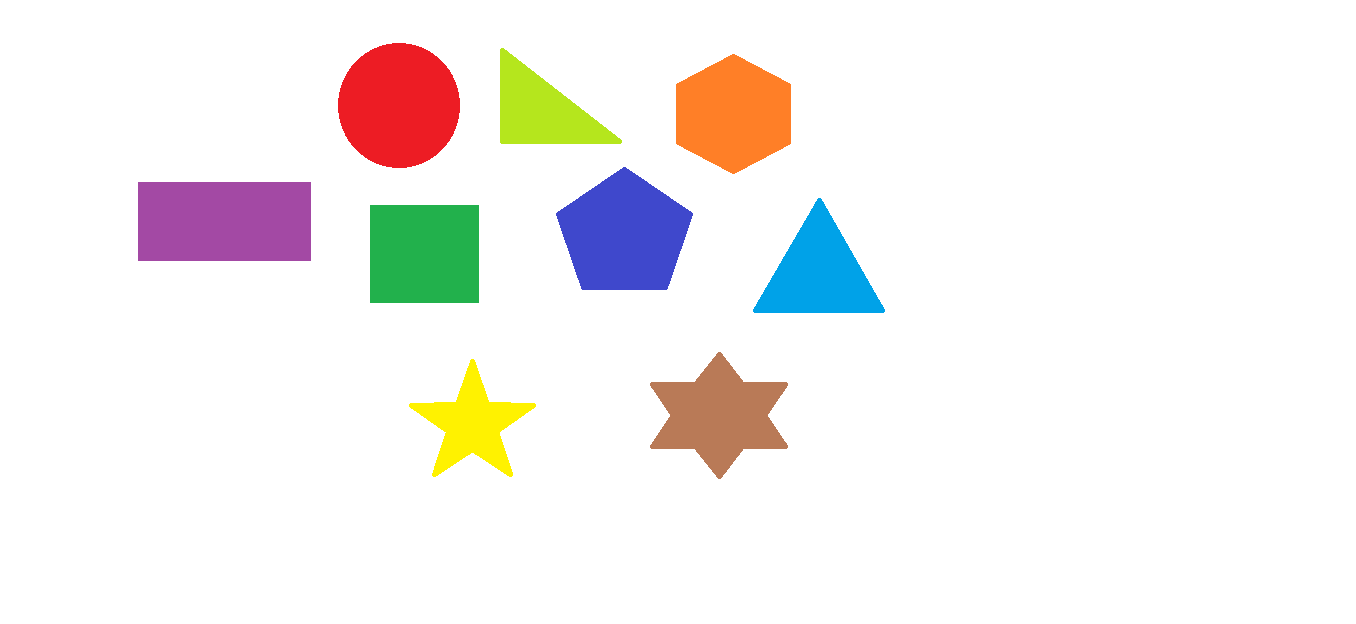
#> input picture shapes.png, 1356 x 624 px
$ python detectingshapes.py
#> lines starting #> are read from the running program, lines starting #| are printed output that depends on the picture; after the words box and inside, x2 and y2 are one past the last pixel; in counts of white or black regions, pixels touching at a corner belong together; long printed decimals are rounded
import cv2

img = cv2.imread('shapes.png')
#> img is the input picture: shape (624, 1356, 3); mean B, G, R 239.3, 241.1, 244.1
imggrey = cv2.cvtColor(img,cv2.COLOR_BGR2GRAY)
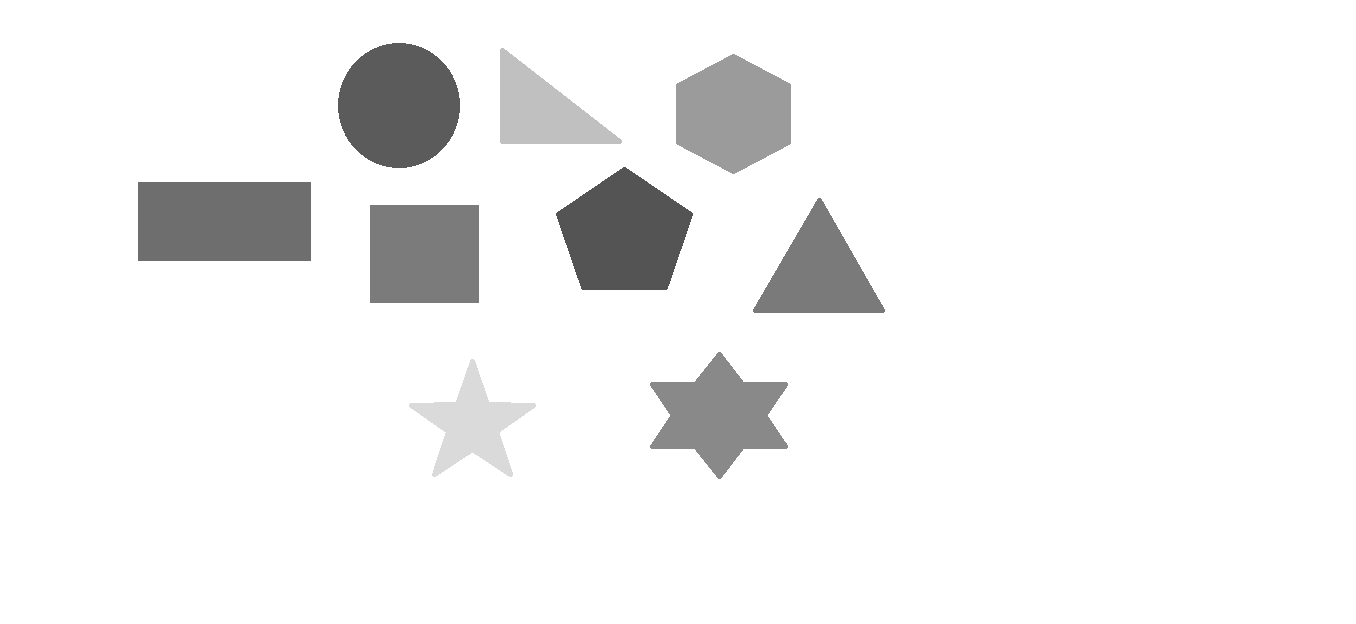
#> imggrey: shape (624, 1356); min 84, max 255, mean 241.8
_,thresh = cv2.threshold(imggrey,240,255,cv2.THRESH_BINARY)
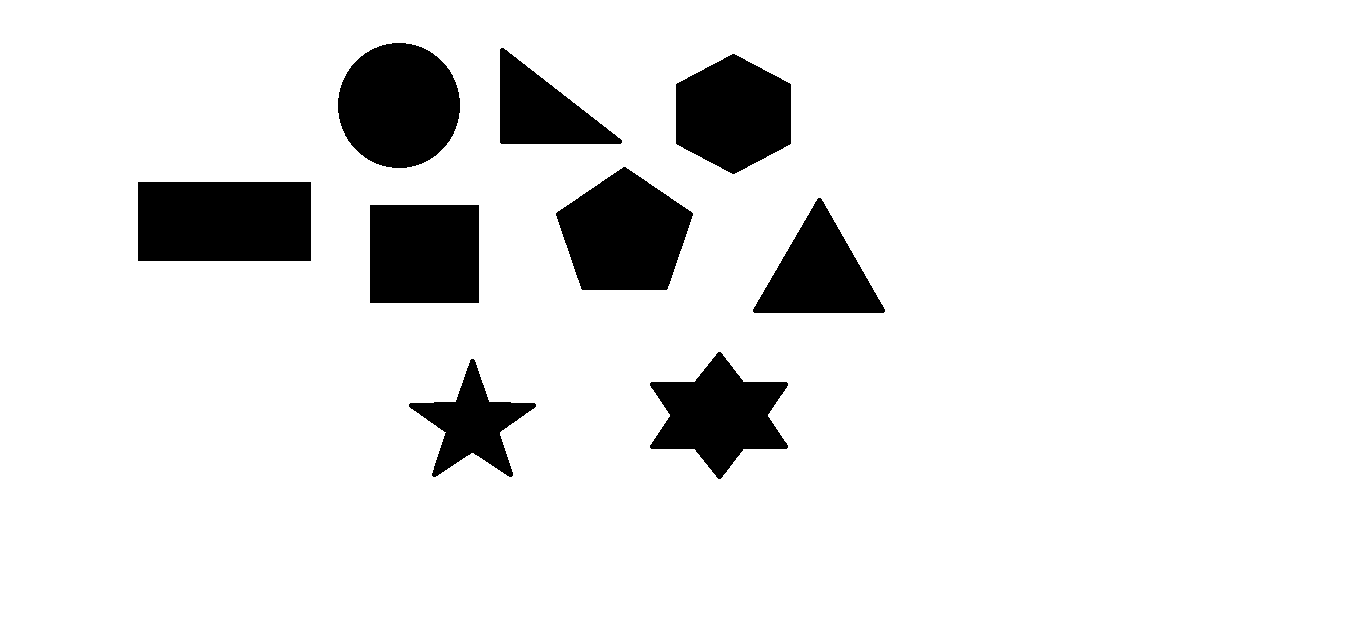
#> thresh: shape (624, 1356); 89.6% white; 9 black regions
contours,_ =cv2.findContours(thresh,cv2.RETR_TREE,cv2.CHAIN_APPROX_NONE)
#> contours = 10 contours; largest, box (x1, y1, x2, y2) and area: (0, 0, 1356, 624) 844165, (137, 181, 312, 262) 13918, (337, 42, 461, 169) 12135, (555, 166, 694, 291) 11976, (369, 204, 480, 304) 10888

for contour in contours:
    approx = cv2.approxPolyDP(contour,0.01*cv2.arcLength(contour,True),True)
    cv2.drawContours(img,[approx],0,(0,0,0),5)
    x = approx.ravel()[0]
    y = approx.ravel()[1]
    if len(approx) == 3:
        cv2.putText(img,'Triangle',(x,y),cv2.FONT_HERSHEY_COMPLEX,0.5,(0,0,0))
    elif len(approx) == 4:
        x1,y1,w,h =cv2.boundingRect(approx)
        aspectRatio = float(w)/h
        print (aspectRatio)
        if aspectRatio >=1 and aspectRatio <= 1.12:
           cv2.putText(img, 'Square', (x, y), cv2.FONT_HERSHEY_COMPLEX, 0.5, (0, 0, 0))
        else:
            cv2.putText(img, 'Rectangle', (x, y), cv2.FONT_HERSHEY_COMPLEX, 0.5, (0, 0, 0))
    elif len(approx) == 5:
        cv2.putText(img, 'Pentagon', (x, y), cv2.FONT_HERSHEY_COMPLEX, 0.5, (0, 0, 0))
    elif len(approx) == 6:
        cv2.putText(img, 'Hexagon', (x, y), cv2.FONT_HERSHEY_COMPLEX, 0.5, (0, 0, 0))
    else:
        cv2.putText(img, 'Circle', (x, y), cv2.FONT_HERSHEY_COMPLEX, 0.5, (0, 0, 0))
#> this loop made 10 passes
#> (approx, x, y, x1, y1, w, h, aspectRatio) on passes 1, 4, 6, 9: ([[0, 0], [0, 623], [1355, 623], [1355, 0]], 0, 0, 0, 0, 1356, 624, 2.17), ([[369, 205], [478, 204], [479, 302], [370, 303]], 369, 205, 369, 204, 111, 100, 1.11), ([[137, 182], [310, 181], [311, 260], [138, 261]], 137, 182, 137, 181, 175, 81, 2.16), ([[499, 49], [506, 49], [622, 142], [501, 144]], 499, 49, 499, 49, 124, 96, 1.29)
#> (x, y) on passes 2, 3, 7, 8, 10: (408, 404), (718, 351), (555, 213), (732, 53), (392, 42)
#| 2.173
#| 1.11
#| 2.160
#| 1.292
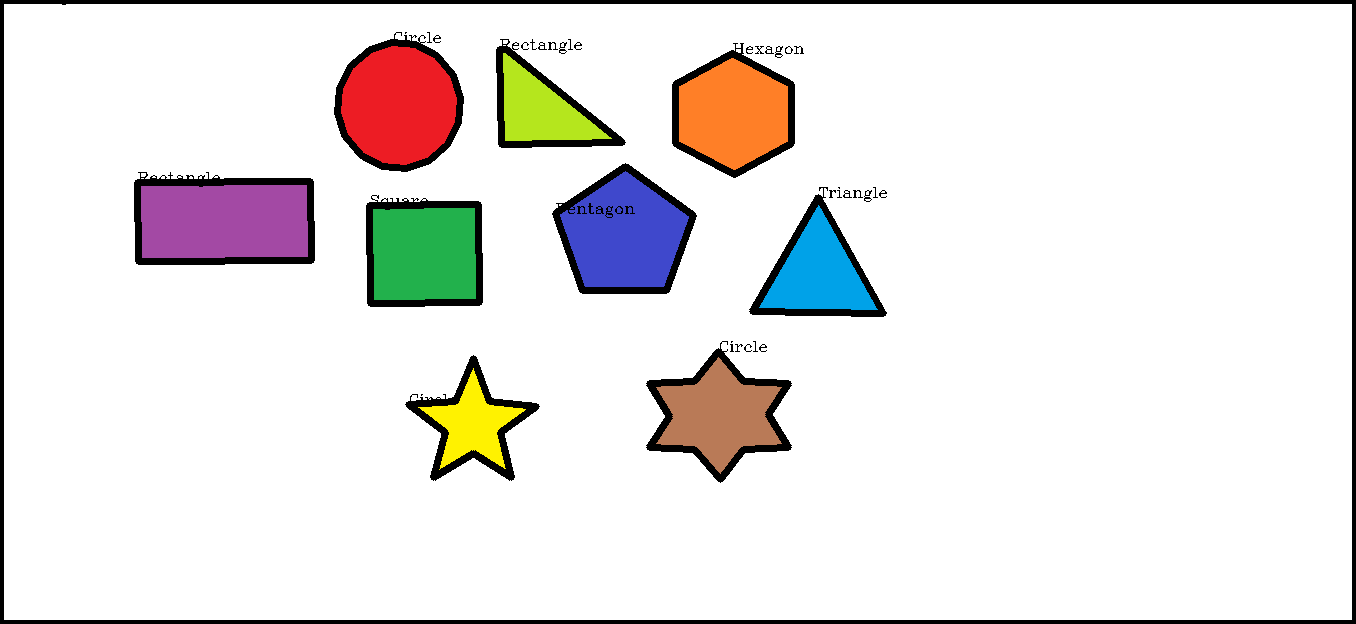
#> img: shape (624, 1356, 3); 5.16% of pixels changed, all inside (x1, y1, x2, y2) = (0, 0, 1356, 624)


cv2.imshow('Shapes',img)
cv2.waitKey(0)
cv2.destroyAllWindows()
